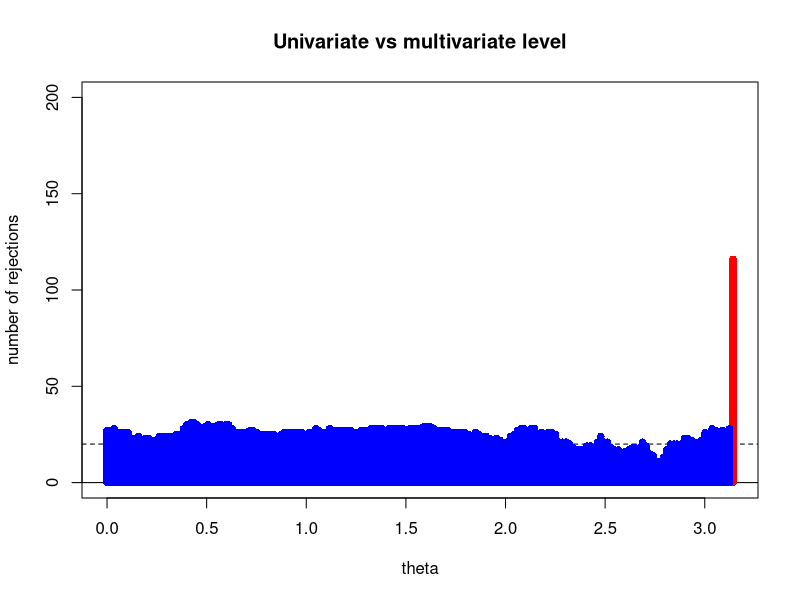

The R source for this figure:
# Experiment: we repeat 200 times the sample generation (under H0) and the univariate tests along "all" 
# (i.e., a fine grid of) the directions. We count how many univariate rejections and how 
# many multivariate rejections we get 

library(mvtnorm)

mu <- c(1,2)
sig <- matrix(c(1,1,1,2), 2)
n   <-  150

theta   <- seq(0, pi - pi/180, by = pi/180)

Tot <- 0
Sin <- rep(0, 180)

x11()
plot(theta, rep(0, 180), pch = '', ylim = c(0,200), xlim = c(0, pi), ylab='number of rejections',
     main = 'Univariate vs multivariate level')
abline(h = 20, lty = 2)
abline(h = 0, lty = 1)
points(theta, Sin, col = 'blue', pch = 16)
points(pi, Tot, col = 'red', pch = 16)

for(i in 1:200)
{
  
  Y <- rmvnorm(n, mu, sig)
  
  theta   <- seq(0, pi - pi/180, by = pi/180)
  W       <- NULL
  P       <- NULL
  for(i in 1:length(theta))
  {
    a   <- c(cos(theta[i]), sin(theta[i]))
    w   <- shapiro.test(Y %*% a)$statistic
    p   <- shapiro.test(Y %*% a)$p.value
    W   <- c(W, w)
    P   <- c(P, p)
  }
  
  Sin <- Sin + as.numeric(P < (0.10))
  Tot <- Tot + (sum(P < (0.10)) > 0)
  
  points(theta, Sin, col = 'blue', pch = 16)
  points(pi, Tot, col = 'red', pch = 16)
  
}

# To globally reject at 10% we should
# (a) decrease the level of the univariate tests (e.g., Bonferroni corrections)
# or
# (b) think multivariate
